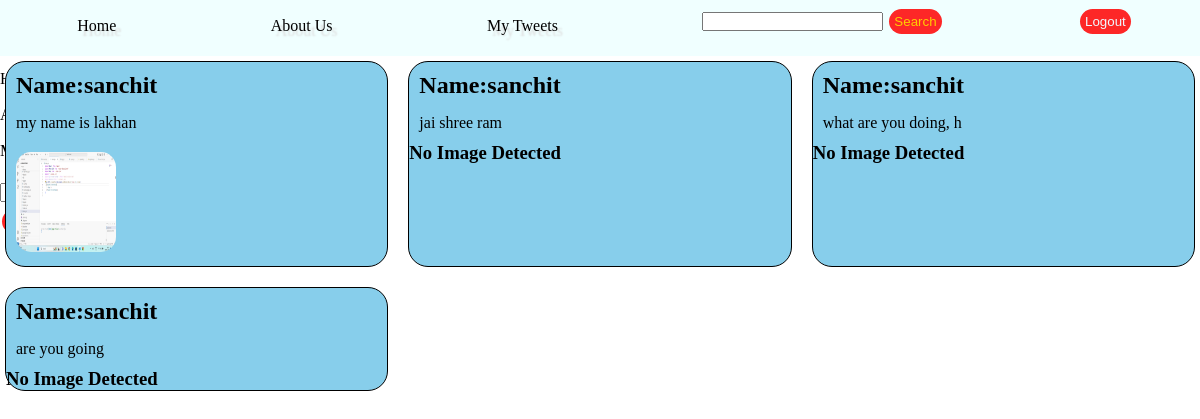
The page /tweet/mytweet/ (signed in) on the database its author committed.
### tweetapp/models.py (models this page shows, shortened)
class Tweet(models.Model):
    user=models.ForeignKey(User,on_delete=models.CASCADE)
    text=models.TextField(max_length=300)
    photo=models.ImageField(upload_to='photos/',blank=True,null=True)
    created_at=models.DateTimeField(auto_now_add=True)
    updated_at=(models.DateTimeField(auto_now=True))

### tweetapp/views.py (the view)
# urls.py: path('mytweet/',views.mytweet,name="mytweet"),
def mytweet(request):
    tweet=Tweet.objects.filter(user=request.user.id).all()
    return render(request,"mytweet.html",{'tweets':tweet})

### tweetapp/templates/mytweet.html (shortened to what this page needs)
{%extends 'base.html'%}
{%load static%}
{%block content%}
<div class="card">
    {%for i in tweets%}
    <div class="cardin">
        <h2 class="mp">Name:{{user}}</h2>
    <p class="mp">{{i.text}}</p>
    {%if i.photo%}
    <img class="imgfit mp" src="{{i.photo.url}}" alt="...">
    {%else%}
    <h3>No Image Detected</h3>
    {%endif%}
</div>
{%endfor%}
{%endblock%}

### tweetapp/templates/base.html (shortened to what this page needs)
<!DOCTYPE html>
<html lang="en">
<head>
    {%load static%}
    <link rel="stylesheet" href="{%static 'style.css'%}">
</head>
<body>
    <nav id="navbar">
        <ul id="list">
            <a class="anchor" href="{%url 'home'%}"><li>Home</li></a>
            <a href="" class="anchor"><li>About Us</li></a>
            <a href="{%url 'mytweet'%}" class="anchor"><li>My Tweets</li></a>
            <li>
                <form action="{%url 'search'%}" method="POST">
                    <input type="text" name="searchbar">
                    <button class="btn" style="color: rgb(255, 204, 0);">Search</button>
                </form>
            </li>
            <li>
            {%if user.is_authenticated%}
            <form action="{%url 'logout'%}" method="POST">
                <button type="submit" class="btn">Logout</button>
            </form>
            {%else%}
                <a class="anchor" href="{%url 'register'%}"><button class="btn blue">Register</button></a>
                <a class="anchor" href="{%url 'login'%}"><button class="btn green">Login</button></a>
            {%endif%}</li>
        </ul>
        <ul id="menu">
            <a class="anchor" href="{%url 'home'%}"><li>Home</li></a>
            <a href="" class="anchor"><li>About Us</li></a>
            <a href="{%url 'mytweet'%}" class="anchor"><li>My Tweets</li></a>
            <li>
                <form action="{%url 'search'%}" method="POST">
                    <button class="btn" style="color: rgb(255, 204, 0);">Search</button>
                </form>
            </li>
            <li>
            {%if user.is_authenticated%}
            <form action="{%url 'logout'%}" method="POST">
                <button type="submit" class="btn">Logout</button>
            </form>
            {%else%}
                <a class="anchor" href="{%url 'register'%}"><button class="btn blue">Register</button></a>
                <a class="anchor" href="{%url 'login'%}"><button class="btn green">Login</button></a>
            {%endif%}</li>
        </ul>
    </nav>
    {%block content%}{% endblock %}
</body>
</html>

### tweetapp/static/style.css (style rules this page uses)
* { margin: 0; padding: 0; }
.btn { background-color:rgba(255, 0, 0, 0.849); color: aliceblue; border: none; border-radius: 20px; padding: 5px; margin: 2px; }
#list { display: flex; justify-content: space-around; }
#list li { list-style: none; padding: 5px; margin: 2px; }
#navbar { width: 100vw; height: 7vh; background-color: azure; }
.anchor { text-decoration: none; color: black; padding: 5px; margin: 5px; text-shadow: 5px 5px 2px gainsboro; }
.mp { padding: 5px; margin: 5px; }
.imgfit { height: 100px; width: 100px; border: none; border-radius: 20px; }
.card { display: grid; gap: 10px; }
@media (min-width: 1024px) { .card { grid-template-columns: 1fr 1fr 1fr; margin: 0; } }
.cardin { margin: 5px; background-color: skyblue; border: 1px solid black; border-radius: 20px; }

### rows shown on the page
Tweet: text "my name is lakhan", photo (picture)
Tweet: text "jai shree ram", photo "No Image Detected"
Tweet: text "what are you doing, h", photo "No Image Detected"
Tweet: text "are you going", photo "No Image Detected"

### other values the page prints
{{ user }} "sanchit"
